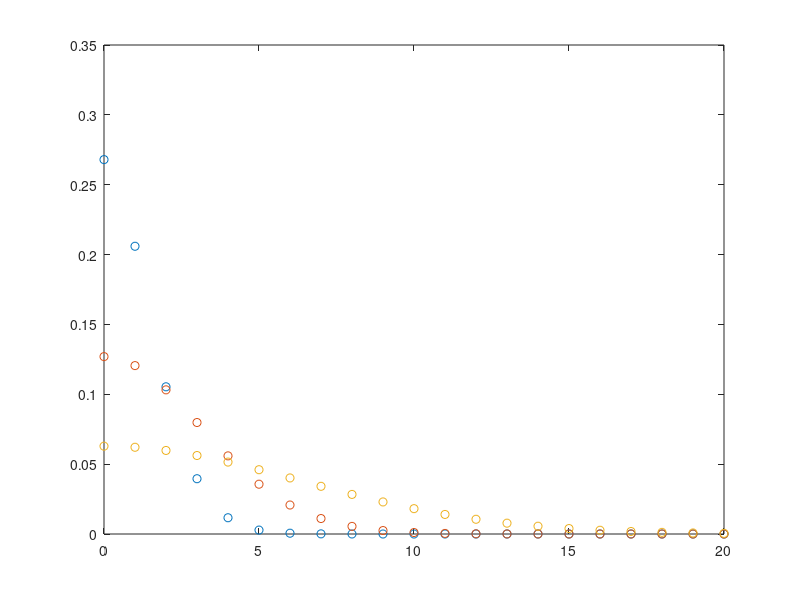

Write MATLAB code to recreate this figure.
%
J = 0:20;
L = [0.1, 0.05, 0.025];

Y = zeros(length(L),length(J));
for i=1:length(L)
    l = L(i);
    Y(i,:) = exp(-(2*pi*l)^(-2))*besseli(J,(2*pi*l)^(-2));
end

figure
plot(J,Y,'o')

fid = fopen('pse_eigenvalues.dat','w');
colnames = 'j';
format = '%d';
for i=1:length(L)
    colnames = sprintf('%s\t%.3f',colnames,L(i));
    format = [format,'\t','%f'];
end
format = [format,'\n'];
fprintf(fid,'%s\n',colnames);
fprintf(fid,format,[J*2;Y]);
fclose(fid);